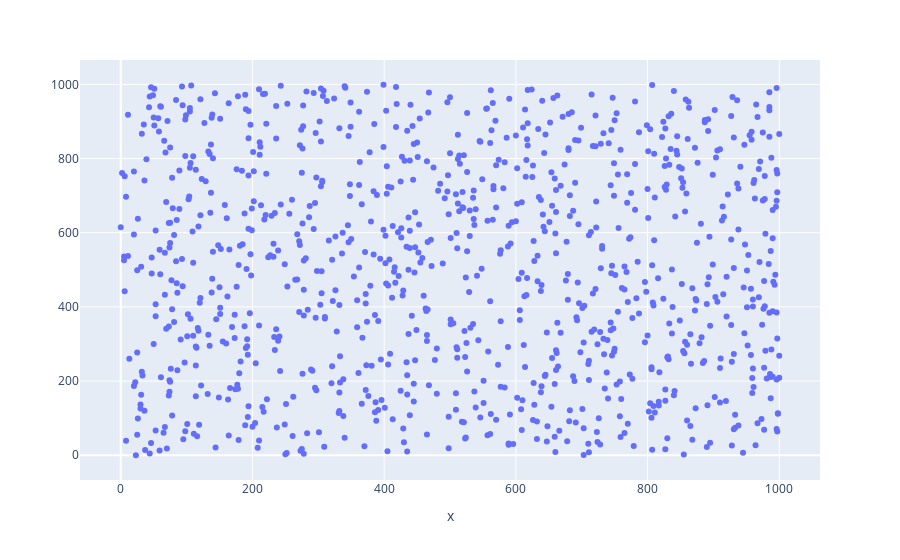

Notebook cell for this chart:
### Code cell
x,y=[],[]
for i in range(1000):
    X=random.randint(0,1000)
    x.append(X)
    Y=random.randint(0,1000)
    y.append(Y)
px.scatter(x,y)

### Figure 1 — Plotly figure (JSON) as saved in the notebook; plotly's stock layout.template omitted (floating-point values rounded to 4 significant figures; data arrays with more than 128 entries replaced by an {"elided": "..."} marker saying what was removed)
{"data": [{"hoverlabel": {"namelength": 0}, "hovertemplate": "x=%{x}", "legendgroup": "", "marker": {"color": "#636efa", "symbol": "circle"}, "mode": "markers", "name": "", "showlegend": false, "type": "scatter", "x": {"elided": "1000 int values"}, "xaxis": "x", "yaxis": "y"}], "layout": {"legend": {"tracegroupgap": 0}, "margin": {"t": 60}, "xaxis": {"anchor": "y", "domain": [0, 1], "title": {"text": "x"}}, "yaxis": {"anchor": "x", "domain": [0, 1]}}}
